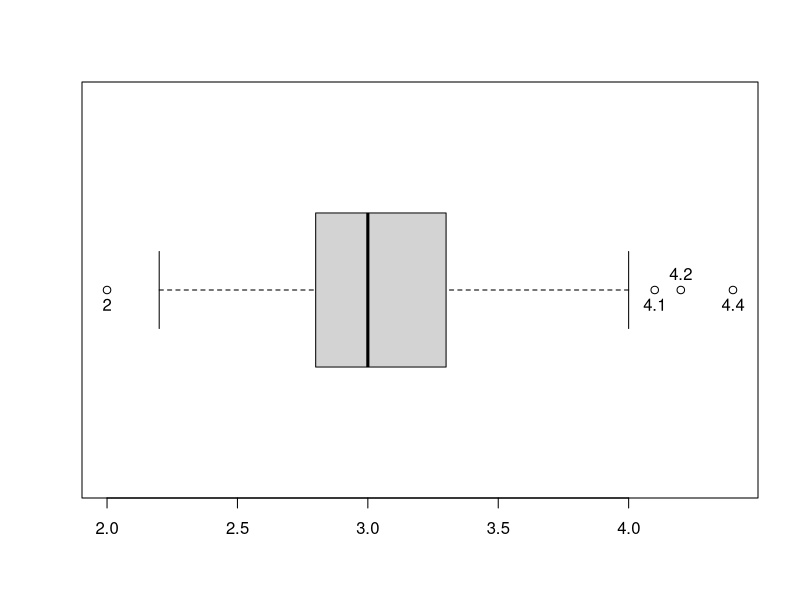

This chart was generated by the following R code:
# ==============================================
# internal data "iris"
# ==============================================
iris
str(iris)

# basic info
dim(iris)
colnames(iris)

# check & deal with missing value
sum(is.na(iris))

# check outlier about "Sepal Width"
box <- boxplot(iris$Sepal.Width, horizontal=TRUE)
text(box$out, rep(1, NROW(box$out)), labels = box$out, pos = c(1, 1, 3, 1))

Q <- quantile(iris$Sepal.Width, probs = seq(0, 1, 0.25), na.rm = F); Q
iqr <- IQR(iris$Sepal.Width); iqr

lout <- Q[2] - (1.5 * iqr); lout
uout <- Q[4] + (1.5 * iqr); uout